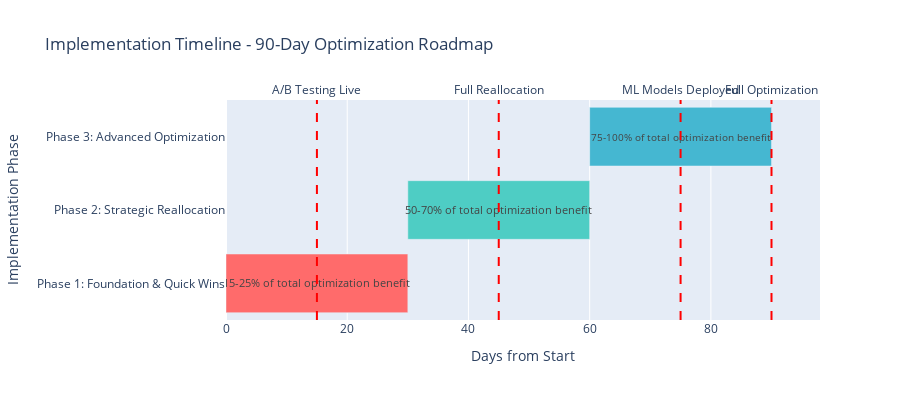

Notebook code for this chart:
### Code cell
# Create implementation timeline visualization
fig = go.Figure()

# Implementation phases timeline
phases = implementation_plan['phases']
phase_starts = [0, 30, 60]
phase_durations = [30, 30, 30]
phase_impacts = [20, 60, 90]  # Cumulative impact percentages

colors = ['#FF6B6B', '#4ECDC4', '#45B7D1']

# Add Gantt chart bars
for i, phase in enumerate(phases):
    fig.add_trace(go.Bar(
        name=f"Phase {phase['phase']}",
        x=[phase_durations[i]],
        y=[f"Phase {phase['phase']}: {phase['name']}"],
        base=[phase_starts[i]],
        orientation='h',
        marker_color=colors[i],
        text=[f"{phase['expected_impact']}"],
        textposition='inside'
    ))

# Add milestones
milestones = [
    {'day': 15, 'milestone': 'A/B Testing Live'},
    {'day': 45, 'milestone': 'Full Reallocation'},
    {'day': 75, 'milestone': 'ML Models Deployed'},
    {'day': 90, 'milestone': 'Full Optimization'}
]

for milestone in milestones:
    fig.add_vline(
        x=milestone['day'], 
        line_dash="dash", 
        line_color="red",
        annotation_text=milestone['milestone'],
        annotation_position="top"
    )

fig.update_layout(
    title='Implementation Timeline - 90-Day Optimization Roadmap',
    xaxis_title='Days from Start',
    yaxis_title='Implementation Phase',
    showlegend=False,
    height=400
)

fig.show()

print(f"\n⚠️ RISK MITIGATION STRATEGIES:")
for i, risk_item in enumerate(implementation_plan['risk_mitigation'], 1):
    print(f"{i}. RISK: {risk_item['risk']}")
    print(f"   MITIGATION: {risk_item['mitigation']}")
    print(f"   CONTINGENCY: {risk_item['contingency']}")
    print()

print(f"🎯 IMPLEMENTATION SUCCESS FACTORS:")
print(f"  1. EXECUTIVE SPONSORSHIP: Ensure C-level support for budget reallocation")
print(f"  2. CHANGE MANAGEMENT: Prepare teams for new processes and metrics")
print(f"  3. TECHNOLOGY INFRASTRUCTURE: Invest in tracking and attribution systems")
print(f"  4. CONTINUOUS MONITORING: Weekly reviews and monthly optimization cycles")
print(f"  5. CROSS-FUNCTIONAL ALIGNMENT: Coordinate marketing, finance, and analytics teams")

print(f"\n📈 EXPECTED QUARTERLY MILESTONES:")
if optimization_result['success']:
    total_improvement = optimization_result['total_revenue'] - total_current_revenue
    print(f"  • Q1: ${total_improvement * 0.25:,.0f} additional revenue (25% of total)")
    print(f"  • Q2: ${total_improvement * 0.65:,.0f} additional revenue (65% of total)")
    print(f"  • Q3: ${total_improvement * 0.90:,.0f} additional revenue (90% of total)")
    print(f"  • Q4: ${total_improvement:,.0f} additional revenue (100% of total)")

### Figure 1 — Plotly figure (JSON) as saved in the notebook; plotly's stock layout.template omitted (floating-point values rounded to 4 significant figures)
{"data": [{"base": [0], "marker": {"color": "#FF6B6B"}, "name": "Phase 1", "orientation": "h", "text": ["15-25% of total optimization benefit"], "textposition": "inside", "type": "bar", "x": [30], "y": ["Phase 1: Foundation & Quick Wins"]}, {"base": [30], "marker": {"color": "#4ECDC4"}, "name": "Phase 2", "orientation": "h", "text": ["50-70% of total optimization benefit"], "textposition": "inside", "type": "bar", "x": [30], "y": ["Phase 2: Strategic Reallocation"]}, {"base": [60], "marker": {"color": "#45B7D1"}, "name": "Phase 3", "orientation": "h", "text": ["75-100% of total optimization benefit"], "textposition": "inside", "type": "bar", "x": [30], "y": ["Phase 3: Advanced Optimization"]}], "layout": {"annotations": [{"showarrow": false, "text": "A/B Testing Live", "x": 15, "xanchor": "center", "xref": "x", "y": 1, "yanchor": "bottom", "yref": "y domain"}, {"showarrow": false, "text": "Full Reallocation", "x": 45, "xanchor": "center", "xref": "x", "y": 1, "yanchor": "bottom", "yref": "y domain"}, {"showarrow": false, "text": "ML Models Deployed", "x": 75, "xanchor": "center", "xref": "x", "y": 1, "yanchor": "bottom", "yref": "y domain"}, {"showarrow": false, "text": "Full Optimization", "x": 90, "xanchor": "center", "xref": "x", "y": 1, "yanchor": "bottom", "yref": "y domain"}], "height": 400, "shapes": [{"line": {"color": "red", "dash": "dash"}, "type": "line", "x0": 15, "x1": 15, "xref": "x", "y0": 0, "y1": 1, "yref": "y domain"}, {"line": {"color": "red", "dash": "dash"}, "type": "line", "x0": 45, "x1": 45, "xref": "x", "y0": 0, "y1": 1, "yref": "y domain"}, {"line": {"color": "red", "dash": "dash"}, "type": "line", "x0": 75, "x1": 75, "xref": "x", "y0": 0, "y1": 1, "yref": "y domain"}, {"line": {"color": "red", "dash": "dash"}, "type": "line", "x0": 90, "x1": 90, "xref": "x", "y0": 0, "y1": 1, "yref": "y domain"}], "showlegend": false, "title": {"text": "Implementation Timeline - 90-Day Optimization Roadmap"}, "xaxis": {"title": {"text": "Days from Start"}}, "yaxis": {"title": {"text": "Implementation Phase"}}}}
